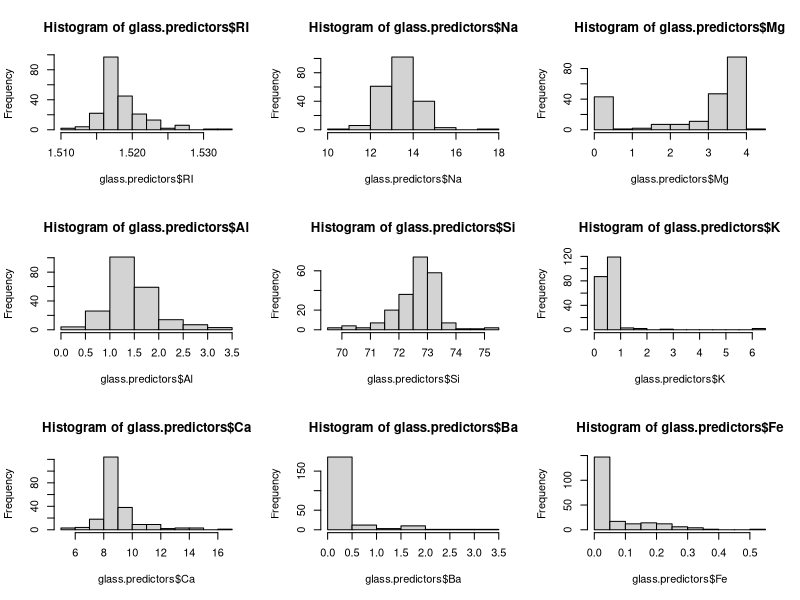
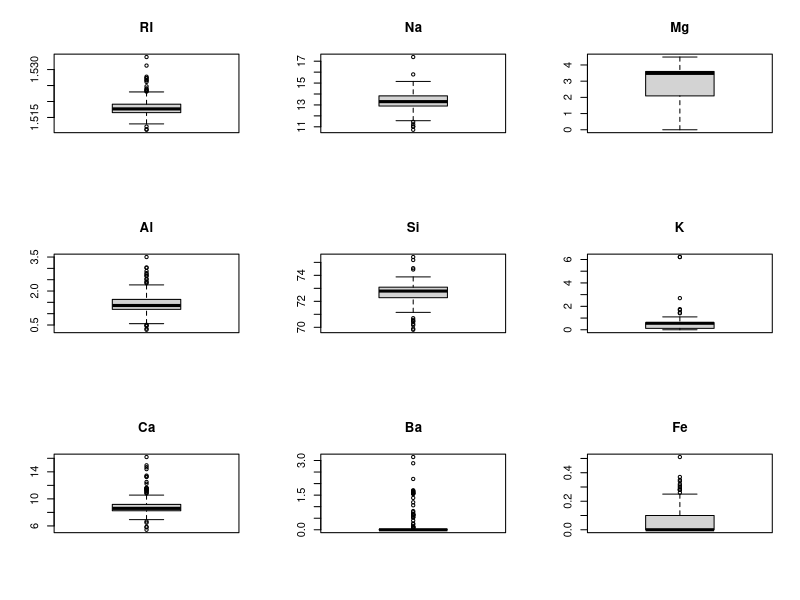
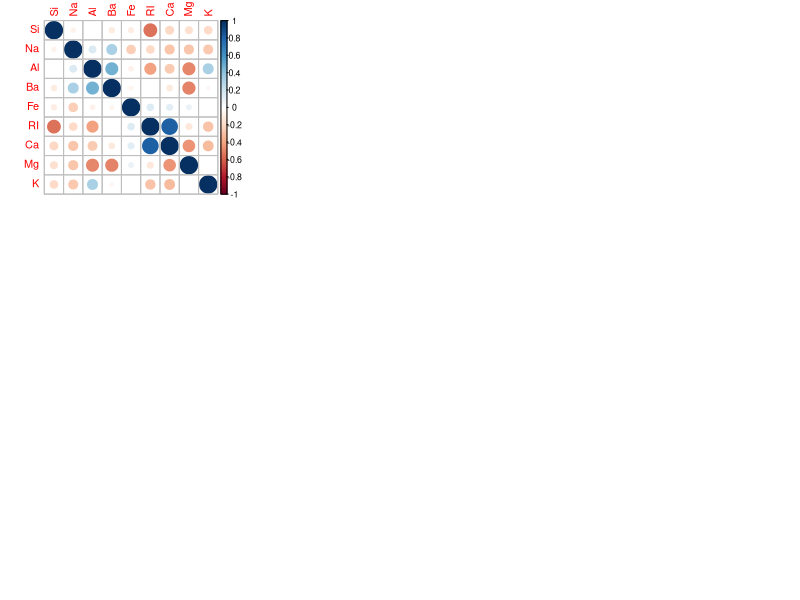
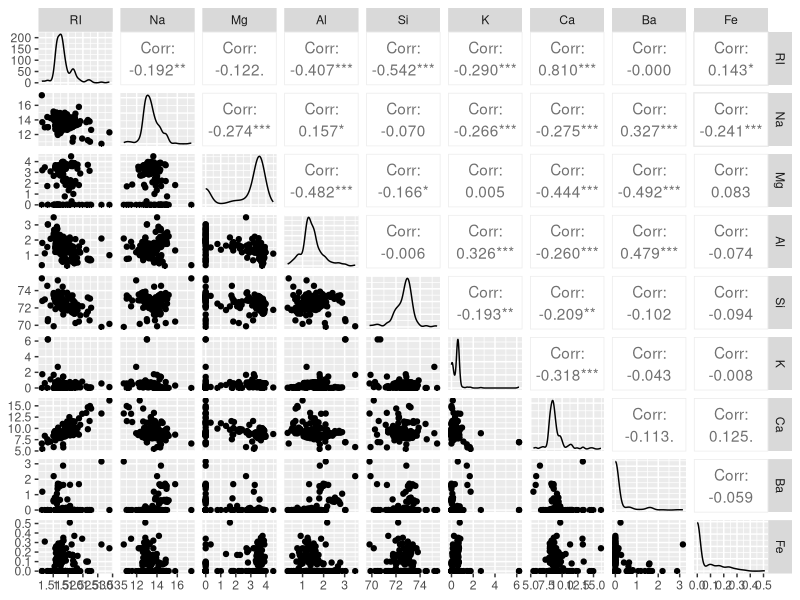

Reproduce these figures in R, in order.
## ---- chunk 1
knitr::opts_chunk$set(echo = TRUE)
## ---- chunk 2
library(mlbench)
data(Glass)
str(Glass)
## ---- chunk 3
head(Glass)
## ---- chunk 4
glass.predictors <- Glass[,-10]
## ---- chunk 5
library(e1071)
skewValues <- apply(glass.predictors, 2, skewness)
skewValues
## ---- chunk 6
par(mfrow = c(3,3))
hist(x = glass.predictors$RI)
hist(x = glass.predictors$Na)
hist(x = glass.predictors$Mg)
hist(x = glass.predictors$Al)
hist(x = glass.predictors$Si)
hist(x = glass.predictors$K)
hist(x = glass.predictors$Ca)
hist(x = glass.predictors$Ba)
hist(x = glass.predictors$Fe)
## ---- chunk 7
par(mfrow = c(3,3))
boxplot(x = glass.predictors$RI, main = "RI")
boxplot(x = glass.predictors$Na, main = "Na")
boxplot(x = glass.predictors$Mg, main = "Mg")
boxplot(x = glass.predictors$Al, main = "Al")
boxplot(x = glass.predictors$Si, main = "Si")
boxplot(x = glass.predictors$K, main = "K")
boxplot(x = glass.predictors$Ca, main = "Ca")
boxplot(x = glass.predictors$Ba, main = "Ba")
boxplot(x = glass.predictors$Fe, main = "Fe")
## ---- chunk 8
summary(glass.predictors)
## ---- chunk 9
correlations <- cor(glass.predictors)
correlations
## ---- chunk 10
library(corrplot)
corrplot(correlations, order = "hclust")
## ---- chunk 11
GGally::ggpairs(as.data.frame(glass.predictors))
